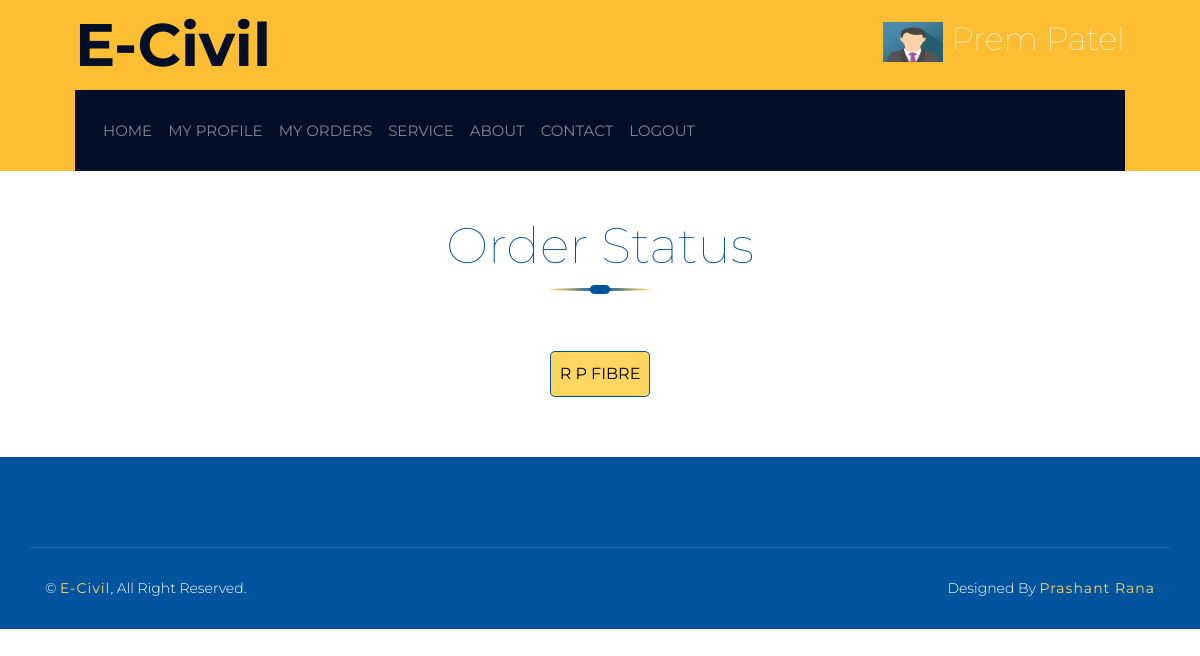
Screenshot of /Order-status/48 (signed in) with the database file from the repository.
### client/models.py (models this page shows, shortened)
class ClientUser(models.Model):
    fname = models.CharField(max_length=100)
    lname = models.CharField(max_length=100)
    email = models.EmailField(unique=True)
    mobile = models.CharField(max_length=100)
    password = models.CharField(max_length=100)
    address = models.TextField()
    pic = models.FileField(upload_to='Clientprofile',default='avtar.png')
    country = models.CharField(max_length=10)
    state = models.CharField(max_length=10)
    district = models.CharField(max_length=20)
    pincode = models.CharField(max_length=20)

class Booking(models.Model):
    service = models.ForeignKey(Service,on_delete=models.CASCADE)
    client = models.ForeignKey(ClientUser,on_delete=models.CASCADE)
    book_date = models.DateField(null=True,blank=True)
    amount = models.IntegerField(default=0)
    pay_id = models.CharField(max_length=30,null=True,blank=True)
    verify = models.BooleanField(default=False)
    pay_at = models.DateTimeField(auto_now_add = True)
    quantity = models.IntegerField(default=0)
    address = models.TextField(null=True,blank=True)
    status = models.BooleanField(default=False)
    action = models.BooleanField(default=False)
    sta = models.BooleanField(default=False)
    act = models.BooleanField(default=False)
    st = models.BooleanField(default=False)
    ac = models.BooleanField(default=False)

### seller/models.py (models this page shows, shortened)
class Service(models.Model):
    mat = [('Cement','Cement'),('Plumbing','Plumbing'),('Painting','Painting'),('Furniture','Furniture'),('TextTile','TextTile')]
    cntry = [('India','India')]
    stat = [('Gujarat','Gujarat'),('Goa','Goa'),('Delhi','Delhi'),('Rajsthan','Rajsthan')]
    provider = models.ForeignKey(User,on_delete=models.CASCADE)
    shopname = models.CharField(max_length=100,null=True,blank=True)
    typematerial = models.CharField(max_length=100, choices=mat)
    country = models.CharField(max_length=10,null=True,blank=True,choices=cntry)
    state = models.CharField(max_length=10,null=True,blank=True,choices=stat)
    district = models.CharField(max_length=100,null=True,blank=True)
    pincode = models.CharField(max_length=100,null=True,blank=True)
    mname = models.CharField(max_length=100,null=True,blank=True)
    mimage = models.FileField(upload_to='materialimage',blank=True,null=True)
    price = models.IntegerField(blank=True,null=True)
    weights = models.IntegerField(blank=True,null=True)
    nomc = models.IntegerField(blank=True,null=True)
    proddesc = models.TextField(null=True,blank=True)
    acitive = models.BooleanField(default=True)
    status = models.BooleanField(default=False)
    action = models.BooleanField(default=False)
    sta = models.BooleanField(default=False)
    act = models.BooleanField(default=False)

### client/views.py (the view)
# urls.py: path('Order-status/<int:pk>', views.order_status, name='order_status'),
def order_status(request,pk):
    uid = ClientUser.objects.get(email=request.session['client'])
    book = Booking.objects.get(id = pk)
    return render(request,'order_status.html',{'uid':uid,'book':book})

### client/templates/order_status.html (shortened to what this page needs)
{% extends 'client-header.html' %}
{% load static %}
{% block clientcontent %}
<!DOCTYPE html>
<html lang="en">
    <head>
        <link href="https://stackpath.bootstrapcdn.com/bootstrap/4.4.1/css/bootstrap.min.css" rel="stylesheet">
        <link href="https://cdnjs.cloudflare.com/ajax/libs/font-awesome/5.10.0/css/all.min.css" rel="stylesheet">
        <link href="{% static 'asset/lib/owlcarousel/assets/owl.carousel.min.css' %}" rel="stylesheet">
        <link href="{% static 'asset/lib/lightbox/css/lightbox.min.css' %}" rel="stylesheet">
        <link href="{% static 'asset/css/style.css' %}" rel="stylesheet">
    </head>
    <body>
        <div class="wrapper">
            <div class="story">
                <div class="container">
                    <div class="section-header">
                        <h2>Order Status</h2>
                    </div>
                    <div class="row">
                        <div class="col-lg-12">
                            <div class="story-container">
                                <div class="story-end">
                                    <p>{{book.service.shopname}}</p>
                                </div>
                                </div>
                        </div>
                    </div>
                </div>
            </div>
        </div>
    </body>
</html>
{% endblock %}

### client/templates/client-header.html (shortened to what this page needs)
{% load static %}
<!DOCTYPE html>
<html lang="en">
    <head>
        <link href="https://stackpath.bootstrapcdn.com/bootstrap/4.4.1/css/bootstrap.min.css" rel="stylesheet">
        <link href="https://cdnjs.cloudflare.com/ajax/libs/font-awesome/5.10.0/css/all.min.css" rel="stylesheet">
        <link href="{% static 'assets/lib/flaticon/font/flaticon.css' %}" rel="stylesheet">
        <link href="{% static 'assets/lib/animate/animate.min.css' %}" rel="stylesheet">
        <link href="{% static 'assets/lib/owlcarousel/assets/owl.carousel.min.css' %}" rel="stylesheet">
        <link href="{% static 'assets/lib/lightbox/css/lightbox.min.css' %}" rel="stylesheet">
        <link href="{% static 'assets/lib/slick/slick.css' %}" rel="stylesheet">
        <link href="{% static 'assets/lib/slick/slick-theme.css' %}" rel="stylesheet">
        <link href="{% static 'assets/css/style.css' %}" rel="stylesheet">
    </head>
    <body>
        <div class="wrapper">
            <div class="top-bar">
                <div class="container-fluid">
                    <div class="row align-items-center">
                        <div class="col-lg-4 col-md-12">
                            <div class="logo">
                                <a href="index.html">
                                    <h1>E-Civil</h1>
                                </a>
                            </div>
                        </div>
                        <div class="col-lg-8 col-md-7 d-none d-lg-block">
                            <div class="row">
                                <div class="col-3"></div>
                                <div class="col-3"></div>
                                <div class="col-6">
                                    {% if request.session.client %}
                                    <div class="top-bar-item">
                                    <h2 style="color: azure;"><img src="{{uid.pic.url}}" alt="profile_image" style="height: 40px; width: 60px;"> {{uid.fname}} {{uid.lname}}</h2>
                                            </div>
                                    {% else %}
                                        <div class="top-bar-item">
                                                <h3>Hello User..<a href="{% url 'client_signin' %}" style="color: rgb(23, 56, 165);">Sign In</a></h3>
                                        </div>
                                    {% endif %}
                                </div>
                            </div>
                        </div>
                    </div>
                </div>
            </div>
            <div class="nav-bar">
                <div class="container-fluid">
                    <nav class="navbar navbar-expand-lg bg-dark navbar-dark">
                        <div class="collapse navbar-collapse justify-content-between" id="navbarCollapse">
                            <div class="navbar-nav mr-auto">
                                {% block home %}
                                <a href="{% url 'client_index' %}" class="nav-item nav-link ">Home</a>
                                {% endblock %}
                                {% if request.session.client %}
                                {% block myrofile %}
                                <a href="{% url 'client_profile' %}" class="nav-item nav-link ">My Profile</a>
                                {% endblock %}
                                {% block myrders %}
                                <a href="{% url 'view_order' %}" class="nav-item nav-link">My Orders</a>
                                {% endblock %}
                                {% endif %}
                                {% block service %}
                                <a href="{% url 'client_service' %}" class="nav-item nav-link ">Service</a>
                                {% endblock %}
                                {% block about %}
                                <a href="{% url 'client_about' %}" class="nav-item nav-link ">About</a>
                                {% endblock %}
                                {% block contact %}
                                <a href="{% url 'client_contact' %}" class="nav-item nav-link ">Contact</a>
                                {% endblock %}
                                {% if request.session.client %}
                                <a href="{% url 'client_logout' %}" class="nav-item nav-link">Logout</a>
                                {% endif %}
                            </div>
                        </div>
                    </nav>
                </div>
            </div>
{% block clientcontent %}
{% endblock %}
<div class="footer wow fadeIn" data-wow-delay="0.3s">
    <div class="container copyright">
        <div class="row">
            <div class="col-md-6">
                <p>&copy; <a href="{% url 'client_index' %}">E-Civil</a>, All Right Reserved.</p>
            </div>
            <div class="col-md-6">
                <p>Designed By <a href="">Prashant Rana</a></p>
            </div>
        </div>
    </div>
</div>
</div>
</body>
</html>

### client/static/assets/css/style.css (style rules this page uses)
body { color: #666666; background: #dddddd; font-family: 'Poppins', sans-serif; font-weight: 400; }
h1, h2, h3, h4, h5, h6 { color: #030f27; }
a { color: #666666; transition: .3s; }
.wrapper { position: relative; width: 100%; max-width: 1366px; margin: 0 auto; background: #ffffff; }
.top-bar { position: relative; height: 90px; background: #fdbe33; }
.top-bar .logo { padding: 15px 0; text-align: left; overflow: hidden; }
.top-bar .logo h1 { margin: 0; color: #030f27; font-size: 60px; line-height: 60px; font-weight: 700; }
.top-bar .top-bar-item { display: flex; align-items: center; justify-content: flex-end; }
@media (min-width: 992px) { .top-bar { padding: 0 60px; } }
.nav-bar { position: relative; background: #fdbe33; transition: .3s; }
.nav-bar .container-fluid { padding: 0; }
.nav-bar .navbar { height: 100%; background: #030f27 !important; }
.navbar-dark .navbar-nav .nav-link, .navbar-dark .navbar-nav .nav-link:focus, .navbar-dark .navbar-nav .nav-link:hover, .navbar-dark .navbar-nav .nav-link.active { padding: 10px 10px 8px 10px; color: #ffffff; }
@media (min-width: 992px) { .nav-bar { padding: 0 75px; } }
@media (min-width: 992px) { .nav-bar .navbar { padding: 20px; } }
@media (min-width: 992px) { .nav-bar a.nav-link { padding: 8px 15px; font-size: 15px; text-transform: uppercase; } }
.section-header { position: relative; width: 100%; margin-bottom: 45px; }
.section-header h2 { margin: 0; position: relative; font-size: 50px; font-weight: 700; }
.footer { position: relative; margin-top: 45px; padding-top: 90px; background: #030f27; color: #ffffff; }
.footer .copyright { padding: 30px 15px; }
.footer .copyright p { margin: 0; color: #ffffff; }
.footer .copyright .col-md-6:last-child p { text-align: right; }
.footer .copyright p a { color: #fdbe33; font-weight: 500; letter-spacing: 1px; }

### client/static/asset/css/style.css (style rules this page uses)
body { color: #666666; background: #ffffff; font-family: 'Montserrat', sans-serif; font-weight: 400; }
h1, h2, h3, h4, h5, h6 { font-weight: 100; }
a { color: #454545; transition: .3s; }
.wrapper { position: relative; width: 100%; max-width: 1366px; margin: 0 auto; background: #ffffff; }
.section-header { position: relative; width: 100%; max-width: 550px; text-align: center; margin: 0 auto; margin-bottom: 60px; padding-bottom: 15px; }
.section-header::before { position: absolute; content: ""; width: 100px; height: 3px; left: calc(50% - 50px); bottom: 0; background: linear-gradient(to left, #FFD662, #00539C, #FFD662); border-radius: 100%; }
.section-header::after { position: absolute; content: ""; width: 20px; height: 9px; left: calc(50% - 10px); bottom: -3px; background: #00539C; border-radius: 5px; }
.section-header h2 { color: #00539C; font-size: 50px; font-weight: 100; }
.story { position: relative; width: 100%; padding: 45px 0 15px 0; }
.story .container { max-width: 960px; }
.story .story-container { position: relative; width: 100%; }
.story .story-end, .story .story-start, .story .story-year { position: relative; width: 100%; text-align: center; z-index: 1; }
.story .story-end p, .story .story-start p, .story .story-year p { display: inline-block; width: 100px; margin: 0; padding: 10px 0; text-align: center; background: #FFD662; border: 1px solid #00539C; border-radius: 5px; color: #000000; font-size: 16px; text-transform: uppercase; }
.footer { position: relative; margin-top: 45px; padding-top: 90px; background: #00539C; color: #ffffff; font-weight: 300; }
.footer .copyright { padding: 30px 15px; border-top: 1px solid rgba(255, 255, 255, .1); }
.footer .copyright p { margin: 0; font-size: 14px; }
.footer .copyright .col-md-6:last-child p { text-align: right; }
.footer .copyright p a { color: #FFD662; font-weight: 400; }

### rows the page displays
ClientUser: pic (picture), fname "Prem", lname "Patel"
Booking: service.shopname "R P FIBRE"
